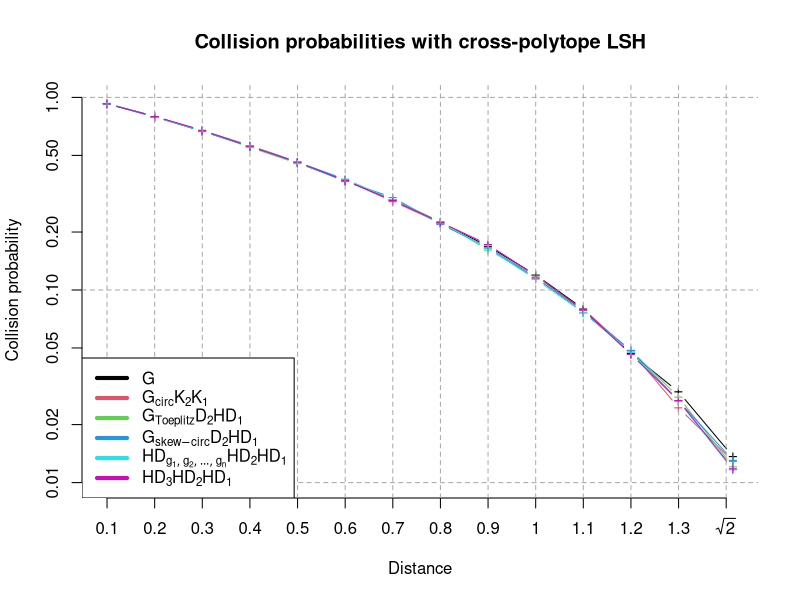
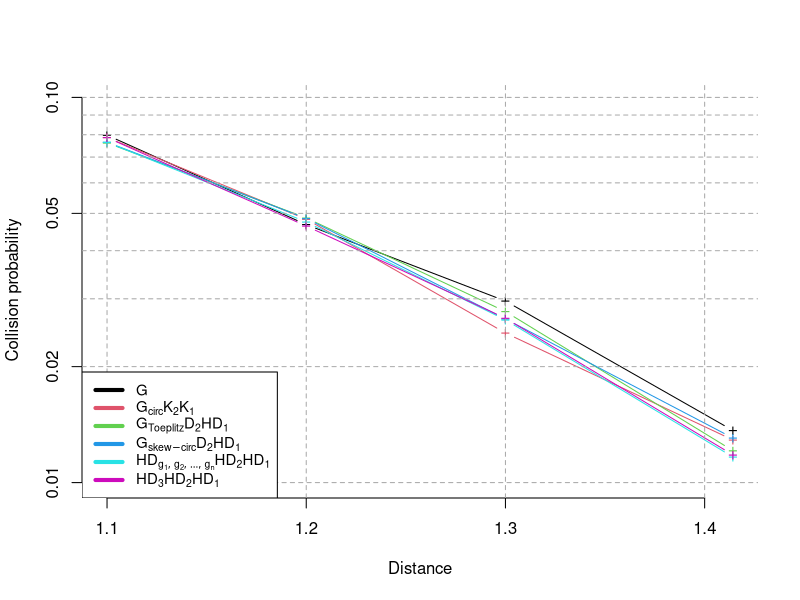

The R source for these figures, in order:
# CHANGE WITH YOUR DIRECTORY PATH
setwd(dir="path/")

#############################################
### proba collision - 0.1 - with Kronecker
#############################################
pdf(paste0("collision256-64_Kronecker.pdf"),
    width=14,height=12,
    pointsize=32)

angular <- read.table("collision256-64.csv",sep=",",header=TRUE)
matplot(angular[,'distance'],angular[,-1],type="b",pch="+", xlim = c(0.1, sqrt(2)),
        ylim=c(0.01,1.0),log = "y", lty=1,
        axes=FALSE,ylab='Collision probability',
        xlab='Distance',col=1:7,
        main="Collision probabilities with cross-polytope LSH")

axis(2)
#axis(2, at = c(-4, -3, -2, -3, 0),labels=expression(10^-4, 10^-3, 10^-2, 10^-1, 10^0))
axis(1,at = seq(0.1,1.4,by=0.1),labels=expression(0.1, 0.2, 0.3, 0.4, 0.5, 0.6, 0.7, 0.8, 0.9, 1.0, 1.1, 1.2, 1.3, sqrt(2)))

text(x = c(0.1, 0.2, 0.3, 0.4, 0.5, 0.6, 0.7, 0.8, 0.9, 1.0, 1.1, 1.2, 1.3, sqrt(2)), y=par("usr")[3]-0.0006, 
     srt = 0, pos = 1, xpd = TRUE,
     labels = expression(0.1, 0.2, 0.3, 0.4, 0.5, 0.6, 0.7, 0.8, 0.9, 1.0, 1.1, 1.2, 1.3, sqrt(2)))


abline(v=seq(0.1,1.4,by=0.1),col='darkgray',lty=2,lwd=1)
#abline(h=seq(0,1.0,by=0.10),col='darkgray',lty=2,lwd=1)
abline(h=10^seq(-4,0, by = 1),col='darkgray',lty=2,lwd=1)

legend("bottomleft",legend = c(expression(G),
                               expression(G[circ]*K[2]*K[1]),
                               expression(G[Toeplitz]*D[2]*H*D[1]),
                               expression(G[skew-circ]*D[2]*H*D[1]),
                               expression(HD[list(g[1],g[2],...,g[n])]*H*D[2]*H*D[1]),
                               expression(H*D[3]*H*D[2]*H*D[1])),
       col = 1:7,
       lwd=4,bg="white")
dev.off()



#############################################
### proba collision - 0.1 - with Kronecker + zoom 1-7
#############################################

pdf(paste0("collision256-64_Kronecker_zoom.pdf"),
    width=14,height=12,
    pointsize=32)

angular <- read.table("collision256-64.csv",sep=",",header=TRUE)

x = angular[,'distance']
y = angular[,-1]
limit = 4
x = x[11:14]
y = y[11:14,]

matplot(x, y ,type="b",pch="+", xlim = c(1.1, sqrt(2)),
        ylim=c(0.01, 0.10),log = "y", lty=1,
        axes=FALSE,ylab='Collision probability',
        xlab='Distance',col=1:7)


axis(2)

#axis(2, at = c(-4, -3, -2, -3, 0),labels=expression(10^-4, 10^-3, 10^-2, 10^-1, 10^0))
axis(1,at = seq(1.1,1.4,by=0.1),labels=expression(1.1, 1.2, 1.3, 1.4))

text(x = c(1.1, 1.2, 1.3, sqrt(2)), y=par("usr")[3]-0.0006, 
     srt = 0, pos = 1, xpd = TRUE,
     labels = expression(1.1, 1.2, 1.3, sqrt(2)))


abline(v=seq(1.0,sqrt(2),by=0.1),col='darkgray',lty=2,lwd=1)
#abline(h=seq(0,1.0,by=0.10),col='darkgray',lty=2,lwd=1)
abline(h=seq(0.01, 0.1,by=0.01),col='darkgray',lty=2,lwd=1)

legend("bottomleft",legend = c(expression(G),
                               expression(G[circ]*K[2]*K[1]),
                               expression(G[Toeplitz]*D[2]*H*D[1]),
                               expression(G[skew-circ]*D[2]*H*D[1]),
                               expression(HD[list(g[1],g[2],...,g[n])]*H*D[2]*H*D[1]),
                               expression(H*D[3]*H*D[2]*H*D[1])),
       col = 1:7,
       lwd=4.0,bg="white", cex = 0.9)
dev.off()



